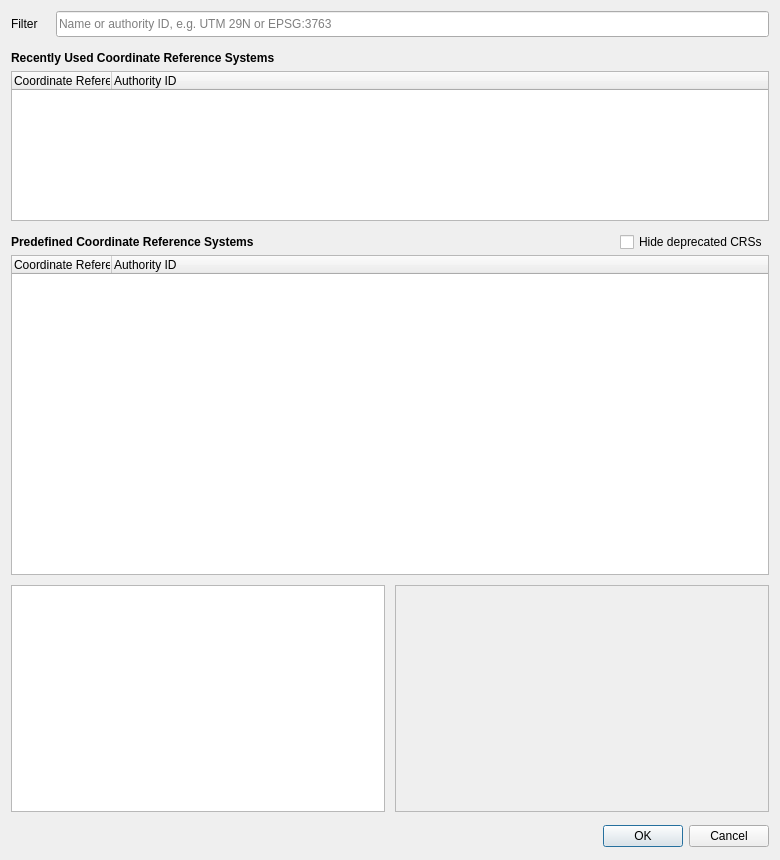
<?xml version="1.0" encoding="UTF-8"?>
<ui version="4.0">
 <class>CrsSelect</class>
 <widget class="QDialog" name="CrsSelect">
  <property name="geometry">
   <rect><x>0</x><y>0</y><width>780</width><height>860</height></rect>
  </property>
  <property name="windowTitle">
   <string>Coordinate Reference System Selector</string>
  </property>
  <widget class="QLabel" name="filterLabel">
   <property name="geometry"><rect><x>11</x><y>11</y><width>40</width><height>26</height></rect></property>
   <property name="text"><string>Filter</string></property>
  </widget>
  <widget class="QLineEdit" name="filterEdit">
   <property name="geometry"><rect><x>56</x><y>11</y><width>713</width><height>26</height></rect></property>
   <property name="placeholderText"><string>Name or authority ID, e.g. UTM 29N or EPSG:3763</string></property>
   <property name="clearButtonEnabled"><bool>true</bool></property>
   <property name="toolTip"><string>Show only the systems whose name or authority ID contains every word typed here (case is ignored).</string></property>
  </widget>
  <widget class="QLabel" name="recentLabel">
   <property name="geometry"><rect><x>11</x><y>47</y><width>500</width><height>22</height></rect></property>
   <property name="font"><font><bold>true</bold></font></property>
   <property name="text"><string>Recently Used Coordinate Reference Systems</string></property>
  </widget>
  <widget class="QTreeWidget" name="recentTree">
   <property name="geometry"><rect><x>11</x><y>71</y><width>758</width><height>150</height></rect></property>
   <property name="rootIsDecorated"><bool>false</bool></property>
   <property name="alternatingRowColors"><bool>true</bool></property>
   <property name="uniformRowHeights"><bool>true</bool></property>
   <column><property name="text"><string>Coordinate Reference System</string></property></column>
   <column><property name="text"><string>Authority ID</string></property></column>
  </widget>
  <widget class="QLabel" name="predefLabel">
   <property name="geometry"><rect><x>11</x><y>231</y><width>400</width><height>22</height></rect></property>
   <property name="font"><font><bold>true</bold></font></property>
   <property name="text"><string>Predefined Coordinate Reference Systems</string></property>
  </widget>
  <widget class="QCheckBox" name="hideDeprecated">
   <property name="geometry"><rect><x>620</x><y>231</y><width>149</width><height>22</height></rect></property>
   <property name="text"><string>Hide deprecated CRSs</string></property>
   <property name="toolTip"><string>Leave out the systems the authority has marked as deprecated (superseded by a newer definition).</string></property>
  </widget>
  <widget class="QTreeWidget" name="crsTree">
   <property name="geometry"><rect><x>11</x><y>255</y><width>758</width><height>320</height></rect></property>
   <property name="alternatingRowColors"><bool>true</bool></property>
   <property name="uniformRowHeights"><bool>true</bool></property>
   <column><property name="text"><string>Coordinate Reference System</string></property></column>
   <column><property name="text"><string>Authority ID</string></property></column>
  </widget>
  <widget class="QTextBrowser" name="infoText">
   <property name="geometry"><rect><x>11</x><y>585</y><width>374</width><height>227</height></rect></property>
  </widget>
  <widget class="QFrame" name="mapFrame">
   <property name="geometry"><rect><x>395</x><y>585</y><width>374</width><height>227</height></rect></property>
   <property name="frameShape"><enum>QFrame::StyledPanel</enum></property>
   <property name="toolTip"><string>Area of use of the selected system (red), as declared by its authority.</string></property>
  </widget>
  <widget class="QDialogButtonBox" name="buttonBox">
   <property name="geometry"><rect><x>11</x><y>822</y><width>758</width><height>28</height></rect></property>
   <property name="standardButtons"><set>QDialogButtonBox::Cancel|QDialogButtonBox::Ok</set></property>
  </widget>
 </widget>
 <resources/>
 <connections/>
</ui>
